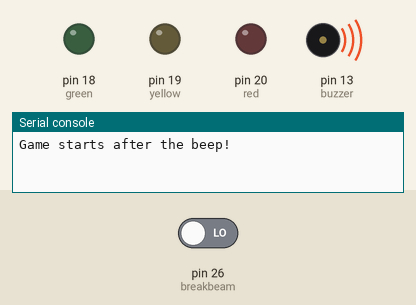
A program run on a simulated MicroPython board. Shown: output pins drawn as LEDs (lit = HIGH), buzzer (waves = sounding), the last lines printed to the serial console. The test bench sets the inputs (shaded band); at power-on: pin 26 (breakbeam) LOW. The clock reads 2024-03-15 10:24:30 at power-on unless the program sets it. At 30.0 s the program stops and its outputs stay as they are.

Above: at 0.1 s.
At 2.1 s:
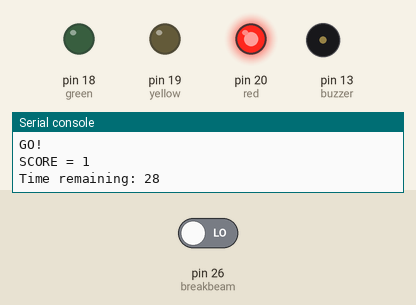
Timing chart, 0 to 3.6 s (numbered marks = the images above):
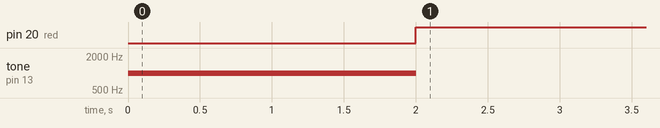

Measured:
- by itself, pin 20 (red): LOW → HIGH at 2.0 s
- by itself, tone on pin 13 (buzzer): silent → 1000 Hz at 0.00 s, → silent 2.0 s later

The program:

Day_10b.py
```python
'''
Break sensor - game how many times can break beam in 30 secs
'''

# Imports
from machine import Pin, PWM
import time, sys

# Set up sensor on GPIO26
breakbeam = Pin(26, Pin.IN, Pin.PULL_DOWN)

# Set up the Buzzer pin as PWM
buzzer = PWM(Pin(13))

# Set LED Pins
red = Pin(20, Pin.OUT)
yellow = Pin(19, Pin.OUT)
green = Pin(18, Pin.OUT)

#  Set up variables
count = 0 # set up count to 0
buzzer.duty_u16(0) # turn buzzer off
buzzer.freq(1000) # Set buzzer PWM frequency to 1000
state = 0 # set state to zero
starttime = time.time() # snapshot of seconds since epoch (1-Jan-1970)
targetscore = 100 # set a target score for the game
red.value(0)
yellow.value(0)
green.value(0)

print("Game starts after the beep!")

#Long beep to signal game start
buzzer.duty_u16(10000)
time.sleep(2)
buzzer.duty_u16(0)

print("GO!")

while True:

    buzzer.duty_u16(0)

    time.sleep(0.0001)

    # Take the current epoch time and minus the start time
    # This gives us the number of seconds since we started the game
    timecheck = time.time() - starttime

    if timecheck >= 30:

        print(f"Your score is {count}. Well done!")
        sys.exit()

    elif state == 0 and breakbeam.value() == 0: # if beam broken

        buzzer.duty_u16(5000)
        count += 1
        state = 1 # set state to ensure beam unbroken again before increasing count again
        print("SCORE =", count) # Print our new score counter
        print("Time remaining:", (30 - timecheck)) # take our timecheck variable away from 30 - gives the remaining time

        if count <= targetscore*0.5:
            red.value(1)
        elif count <= targetscore*0.99:
            red.value(0)
            yellow.value(1)
        else:
            yellow.value(0)
            green.value(1)

    elif state == 1 and breakbeam.value() == 1: # checks if beam unbroken after a previous break

        state = 0
```
